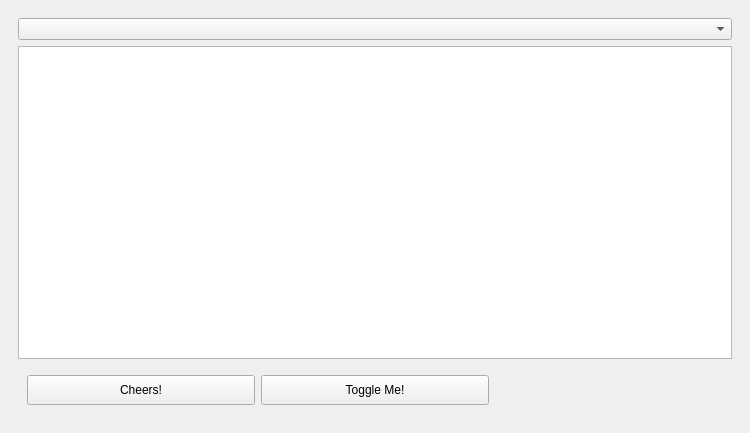
<?xml version="1.0" encoding="UTF-8"?>
<ui version="4.0">
 <class>MainWindow</class>
 <widget class="QMainWindow" name="MainWindow">
  <property name="geometry">
   <rect>
    <x>0</x>
    <y>0</y>
    <width>750</width>
    <height>433</height>
   </rect>
  </property>
  <property name="sizePolicy">
   <sizepolicy hsizetype="Fixed" vsizetype="Fixed">
    <horstretch>0</horstretch>
    <verstretch>0</verstretch>
   </sizepolicy>
  </property>
  <property name="windowTitle">
   <string>MainWindow</string>
  </property>
  <widget class="QWidget" name="centralwidget">
   <layout class="QHBoxLayout" name="horizontalLayout">
    <item>
     <widget class="QFrame" name="verticalFrame">
      <layout class="QVBoxLayout" name="verticalLayout">
       <item>
        <widget class="QComboBox" name="comboBox"/>
       </item>
       <item>
        <widget class="QListView" name="listView">
         <property name="iconSize">
          <size>
           <width>32</width>
           <height>32</height>
          </size>
         </property>
         <property name="movement">
          <enum>QListView::Static</enum>
         </property>
         <property name="flow">
          <enum>QListView::LeftToRight</enum>
         </property>
         <property name="isWrapping" stdset="0">
          <bool>true</bool>
         </property>
         <property name="resizeMode">
          <enum>QListView::Adjust</enum>
         </property>
         <property name="gridSize">
          <size>
           <width>128</width>
           <height>96</height>
          </size>
         </property>
         <property name="viewMode">
          <enum>QListView::IconMode</enum>
         </property>
         <property name="uniformItemSizes">
          <bool>false</bool>
         </property>
         <property name="wordWrap">
          <bool>true</bool>
         </property>
        </widget>
       </item>
       <item>
        <widget class="QFrame" name="gridFrame">
         <property name="minimumSize">
          <size>
           <width>0</width>
           <height>50</height>
          </size>
         </property>
         <layout class="QGridLayout" name="gridLayout">
          <item row="0" column="1">
           <widget class="QPushButton" name="toggleButton">
            <property name="minimumSize">
             <size>
              <width>0</width>
              <height>30</height>
             </size>
            </property>
            <property name="text">
             <string>Toggle Me!</string>
            </property>
            <property name="checkable">
             <bool>true</bool>
            </property>
           </widget>
          </item>
          <item row="0" column="0">
           <widget class="QPushButton" name="beerButton">
            <property name="minimumSize">
             <size>
              <width>0</width>
              <height>30</height>
             </size>
            </property>
            <property name="text">
             <string>Cheers!</string>
            </property>
           </widget>
          </item>
          <item row="0" column="2">
           <widget class="QLabel" name="rocketLabel">
            <property name="text">
             <string/>
            </property>
            <property name="alignment">
             <set>Qt::AlignCenter</set>
            </property>
           </widget>
          </item>
         </layout>
        </widget>
       </item>
      </layout>
     </widget>
    </item>
   </layout>
  </widget>
 </widget>
 <resources/>
 <connections/>
</ui>
